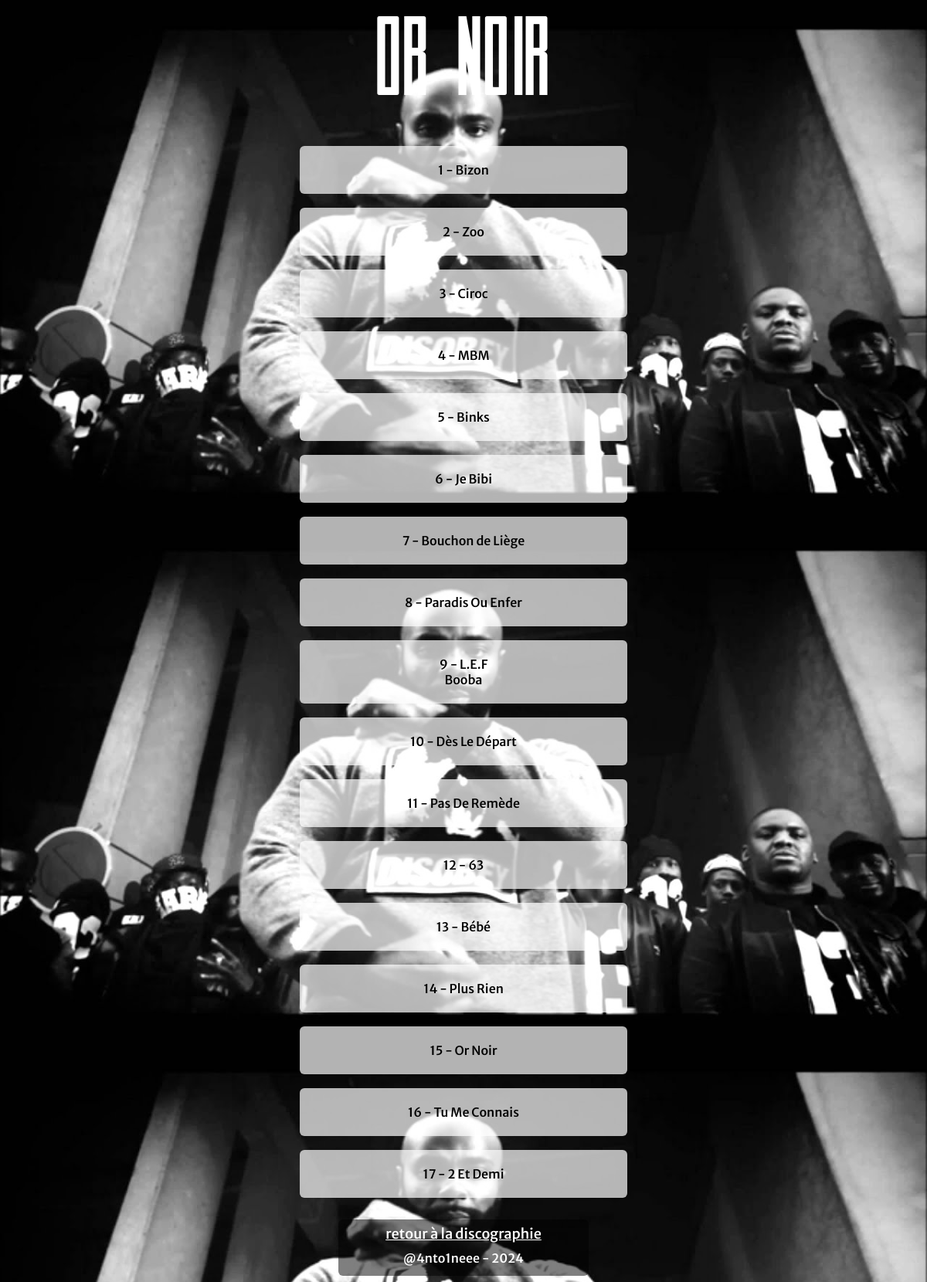
The page /detail_album.php?id=1 on the database its author committed.
### tables this page shows
CREATE TABLE `albums` (
  `idAlbum` int(100) NOT NULL,
  `NomAlbum` varchar(100) NOT NULL,
  `AnneeSortie` int(4) NOT NULL,
  `DescAlbum` text NOT NULL,
  `imgAlbum` text NOT NULL
);

CREATE TABLE `sons` (
  `idAlbum` int(100) NOT NULL,
  `idSon` int(50) NOT NULL,
  `NomSon` varchar(255) NOT NULL,
  `Featuring` varchar(255) NOT NULL
);

### detail_album.php (the view, shortened to what this page needs)
<!DOCTYPE html>
<html lang="fr">
	<head>
		<link rel="stylesheet" type="text/css" href="style.css" />
	</head>
	<body>
		<?php
			$ide = $_GET['id'];
			try {
				include 'connexion.php';
				$requete = $pdo->prepare("SELECT NomAlbum FROM albums WHERE idAlbum = ".$ide);
				$requete->execute();
				$album = $requete->fetch(PDO::FETCH_ASSOC);
					$nom=$album['NomAlbum'];
					echo "<center><h1>".$nom."</h1></center><br>";
				$requete = $pdo->prepare("SELECT NomSon, idSon, Featuring FROM sons WHERE idAlbum = $ide GROUP BY idSon ORDER BY idSon ASC");
				$requete->execute();
				$sons = $requete->fetchall(PDO::FETCH_ASSOC);
					foreach($sons as $unson){
					$nom=$unson['NomSon'];
					$num=$unson['idSon'];
					$feat=$unson['Featuring'];
					echo "<center>
						<li class='ss'>
							<p>".$num." - ".$nom."
								<br>".$feat."
							</p>
						</li>
						</center>
						<br>";
					}
				}
			catch (PDOException $e){
			print "Erreur !: " . $e->getMessage() . "<br/>";
			die(); }
		?>
		<div class="bottom">
		<center>
			<a class="retour" href="albums.php">retour à la discographie</a>
			<p class="copyr"><a href="https://github.com/4nto1neee" target="_blank" >@4nto1neee</a> - 2024</p>
		</center>
		</div>
	</body>
</html>

### style.css (style rules this page uses)
body { background-image: url("img/double_rotor.png"); background-size: 100%; background-repeat: repeat; }
h1 { color: #fff; font-size: 150px; font-weight:500; font-family: "tower" ; margin: 10px; padding: 0; width: fit-content; }
p { font-family: MerriweatherSans; color: #000; }
.bottom { background-color: rgb(0,0,0,0.5); border-radius: 6px; width: fit-content; display: flex; flex-direction: column; flex-wrap: wrap; margin-top: 10px; margin-left: auto; margin-right: auto; padding: 5px; padding-left: 5%; padding-right: 5%; }
.bottom .retour { color: #fff; font-family: MerriweatherSans; font-size: 18px; text-decoration: underline, gold; padding: 2px; display: flex; flex-direction: column; }
.copyr { font-family: MerriweatherSans; font-size: medium; color: #fff; margin: 3px; padding: 5px; width: fit-content; }
.copyr a { color: #fff; text-decoration: none; }
.ss { background-color: rgb(255,255,255,0.7); font-family: MerriweatherSans; font-size: medium; border-radius: 6px; width: 35%; min-width:fit-content; min-height: fit-content; padding: 5px; display: flex; flex-direction: column; flex-wrap: wrap; justify-content: space-between; }

### rows shown on the page
albums: NomAlbum "OR NOIR"
sons: idSon "1", NomSon "Bizon"
sons: idSon "2", NomSon "Zoo"
sons: idSon "3", NomSon "Ciroc"
sons: idSon "4", NomSon "MBM"
sons: idSon "5", NomSon "Binks"
sons: idSon "6", NomSon "Je Bibi"
sons: idSon "7", NomSon "Bouchon de Liège"
sons: idSon "8", NomSon "Paradis Ou Enfer"
sons: idSon "9", NomSon "L.E.F", Featuring "Booba"
sons: idSon "10", NomSon "Dès Le Départ"
sons: idSon "11", NomSon "Pas De Remède"
sons: idSon "12", NomSon "63"
sons: idSon "13", NomSon "Bébé"
sons: idSon "14", NomSon "Plus Rien"
sons: idSon "15", NomSon "Or Noir"
sons: idSon "16", NomSon "Tu Me Connais"
sons: idSon "17", NomSon "2 Et Demi"
